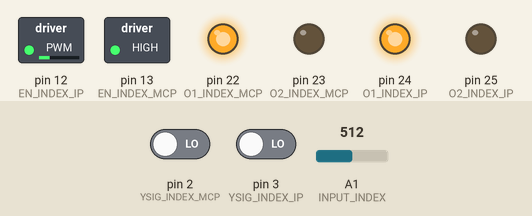
This sketch was run on a simulated Arduino Mega 2560, built with avr-gcc and run on an emulated ATmega2560. Shown: switched loads named in the sketch (green lamp = pin HIGH), output pins drawn as LEDs (lit = HIGH). The test bench sets the inputs (shaded band); at power-on: A1 (INPUT_INDEX) = 512, pin 2 (YSIG_INDEX_MCP) LOW, pin 3 (YSIG_INDEX_IP) LOW. What the sketch prints to the serial monitor is not drawn.

Above: at 1.2 s.
1.3 s: A1 (INPUT_INDEX) set to 716
3.1 s: A1 (INPUT_INDEX) set to 511
At 3.7 s:
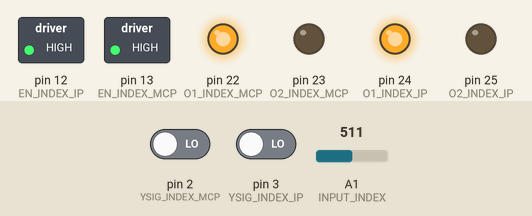
4.6 s: A1 (INPUT_INDEX) set to 83
At 4.9 s:
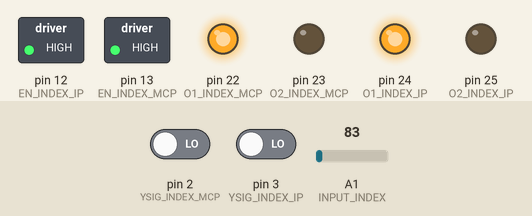
6.1 s: A1 (INPUT_INDEX) set to 70
Timing chart, 0 to 8.6 s (numbered marks = the images above; inputs shaded):
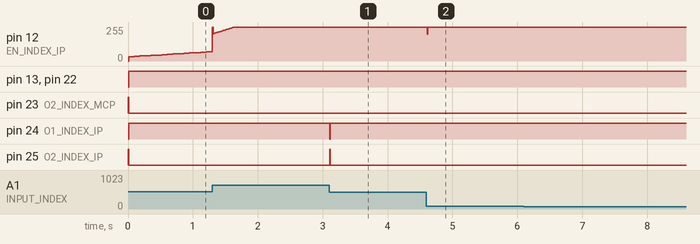

Measured:
- after the input at 3.1 s, pin 24 (O1_INDEX_IP): HIGH → LOW at once, → HIGH 0.01 s later; pin 25 (O2_INDEX_IP): LOW → HIGH at once, → LOW 0.01 s later
- after the input at 4.6 s, pin 12 (EN_INDEX_IP): 255/255 → 201/255 at once, → 255/255 0.01 s later
- after the input at 6.1 s, every drawn part: stays the same

The sketch:

FingerTest.ino
```cpp
// Pins:
#define EN_INDEX_MCP 13
#define EN_INDEX_IP 12

#define O1_INDEX_MCP 22
#define O2_INDEX_MCP 23
#define O1_INDEX_IP 24
#define O2_INDEX_IP 25

#define YSIG_INDEX_MCP 2 // interrupt pin
#define BSIG_INDEX_MCP 53 // digital pin
#define YSIG_INDEX_IP 3
#define BSIG_INDEX_IP 52

#define INPUT_INDEX A1

#define MCP_MAX_ANGLE 90

// PID Tuning
#define Kp 1
#define Ki 0.9
#define Kd 0.05

#define TOLERANCE 0

#define SPEEDFACTOR 1.3

// Class Definitions
class Joint {
  public:
    volatile int angle = 0;

    Joint(uint8_t EN, uint8_t O1, uint8_t O2, uint8_t YSIG, uint8_t BSIG) {
      this->EN = EN;
      this->O1 = O1;
      this->O2 = O2;
      this->YSIG = YSIG;
      this->BSIG = BSIG;
    }

    double pid(int error) {
      double now = millis();
      double dt  = (now - last_time) / 1000.00;
      last_time = now;

      if (abs(error) <= TOLERANCE) error = 0;
      double proportional = error;
      integral += error * dt;
      double differential = (error - prev_error) / dt;
      prev_error = error;

      return (Kp * proportional) + (Ki * integral) + (Kd * differential);
    }

    void motorSpeed(int speed) {
      if (speed > 100) speed = 100;
      if (speed < -100) speed = -100;

      analogWrite(EN, int(abs(speed)*2.55));

      if (speed > 0) {
        digitalWrite(O1, HIGH); // forwards
        digitalWrite(O2, LOW);
      } else {
        digitalWrite(O1, LOW); // backwards
        digitalWrite(O2, HIGH);
      }
    }

    void countDegrees(){
      if (digitalRead(YSIG) == digitalRead(BSIG)){
        angle--;
      } else {
        angle++;
      }
      if (angle == 360 || angle == -360){
        angle = 0;
      }
    }

  private:
    double integral = 0;
    double prev_error = 0;
    double last_time = 0;
    uint8_t EN;
    uint8_t O1;
    uint8_t O2;
    uint8_t YSIG;
    uint8_t BSIG;
};

class Finger {
  public:
    Joint* IP;
    Joint* MCP;

    Finger(uint8_t IN, uint8_t IP_EN, uint8_t IP_O1, uint8_t IP_O2, uint8_t IP_YSIG, uint8_t IP_BSIG, uint8_t MCP_EN, uint8_t MCP_O1, uint8_t MCP_O2, uint8_t MCP_YSIG, uint8_t MCP_BSIG) {
      this->IN = IN;
      initPotVal = analogRead(IN);

      IP = new Joint(IP_EN, IP_O1, IP_O2, IP_YSIG, IP_BSIG);
      MCP = new Joint(MCP_EN, MCP_O1, MCP_O2, MCP_YSIG, MCP_BSIG);
    }

    tick() {
      int potVal = analogRead(IN);

      int setpoint = (potVal - initPotVal) / 5;
      setpoint = round((float)setpoint / 10)*10;
      // setpoint measured in degrees from starting position

      int IPsetpoint;
      int MCPsetpoint;
      if (setpoint > MCP_MAX_ANGLE) {
        IPsetpoint = setpoint - MCP_MAX_ANGLE;
        MCPsetpoint = MCP_MAX_ANGLE;
      } else if (setpoint < -MCP_MAX_ANGLE) {
        IPsetpoint = setpoint + MCP_MAX_ANGLE;
        MCPsetpoint = -MCP_MAX_ANGLE;
      } else {
        IPsetpoint = 0;
        MCPsetpoint = setpoint;
      }

      double pidOutput;

      pidOutput = IP->pid(IPsetpoint - IP->angle);
      IP->motorSpeed((int)(pidOutput * SPEEDFACTOR));

      pidOutput = MCP->pid(MCPsetpoint - MCP->angle);
      MCP->motorSpeed((int)(pidOutput * SPEEDFACTOR));
    }

  private:
    uint8_t IN;
    uint8_t initPotVal;
};

Finger* index;

void setup() {
  Serial.begin(115200);
  while(!Serial);

  pinMode(EN_INDEX_IP, OUTPUT);
  pinMode(EN_INDEX_MCP, OUTPUT);

  pinMode(O1_INDEX_IP, OUTPUT);
  pinMode(O2_INDEX_IP, OUTPUT);
  pinMode(O1_INDEX_MCP, OUTPUT);
  pinMode(O2_INDEX_MCP, OUTPUT);

  pinMode(YSIG_INDEX_IP, INPUT);
  pinMode(BSIG_INDEX_IP, INPUT);
  pinMode(YSIG_INDEX_MCP, INPUT);
  pinMode(BSIG_INDEX_MCP, INPUT);

  pinMode(INPUT_INDEX, INPUT);

  index = new Finger(INPUT_INDEX, EN_INDEX_IP, O1_INDEX_IP, O2_INDEX_IP, YSIG_INDEX_IP, BSIG_INDEX_IP, EN_INDEX_MCP, O1_INDEX_MCP, O2_INDEX_MCP, YSIG_INDEX_MCP, BSIG_INDEX_MCP);

  attachInterrupt(digitalPinToInterrupt(YSIG_INDEX_MCP), index_MCP_ISR, CHANGE);
  attachInterrupt(digitalPinToInterrupt(YSIG_INDEX_IP), index_IP_ISR, CHANGE);

  Serial.println("hello world");
}

void loop() {
  index->tick();

  delay(10);
}

void index_IP_ISR() {
  index->IP->countDegrees();
}

void index_MCP_ISR() {
  index->MCP->countDegrees();
}
```
